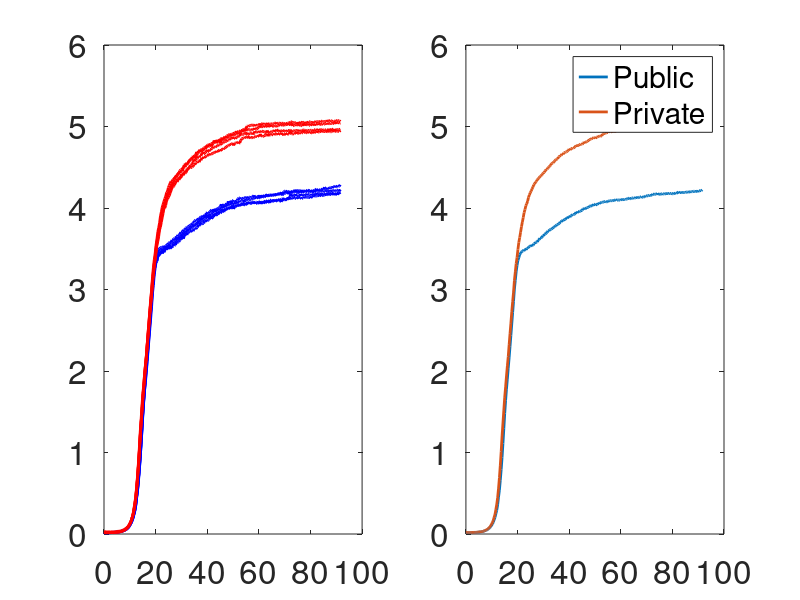
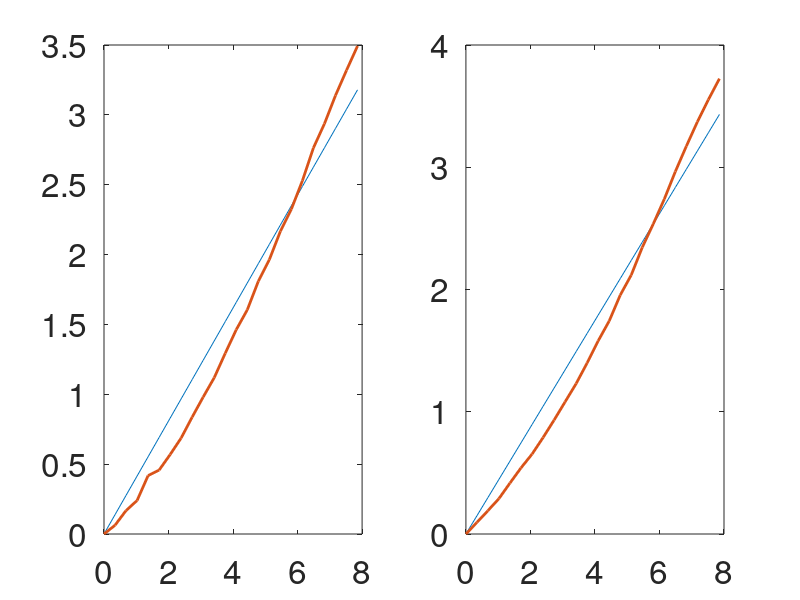

The MATLAB script that drew these images, in order:
%% clear environment
clear;
clc;

% Sheet 1 - S288C_0410_1pct_glucose_pbprch
% Sheet 2 - S288C_0410_1pct_sucrose_pbprch
% Sheet 3 - S288C_0410_diff_sucrose_pbpr

% Sheet 4 - CENPK21C_0410_diff_sucrose_pb
% Sheet 5 - CENPK21C_0410_diff_sugar_pb
% Sheet 6 - CENPK21C_0410_diff_sucrose_pbpr
% Sheet 7 - CENPK21C_0410_dot05pct_sucrose_pbpr
% Sheet 8 - CENPK21C_0410_1pct_glucose_pbpr

%% load data
load CENPK21C_0410_diff_sucrose_pbpr  
CENPK21C_0410_diff_sucrose_pbpr_pop_density = CENPK21C_0410_diff_sucrose_pbpr.CENPK21C_0410_diff_sucrose_pbpr_pop_density;
CENPK21C_0410_diff_sucrose_pbpr_time = CENPK21C_0410_diff_sucrose_pbpr.CENPK21C_0410_diff_sucrose_pbpr_time;
CENPK21C_0410_diff_sucrose_pbpr_conc_pct = CENPK21C_0410_diff_sucrose_pbpr.CENPK21C_0410_diff_sucrose_pbpr_conc_pct;

%% unit convert from cell/microliter to gram/liter
unit = 1e6 * 4.6e-11;

%% S288C_0410_1pct_glucose_pbprch
pop_density_gL = CENPK21C_0410_diff_sucrose_pbpr_pop_density.*unit;
time = CENPK21C_0410_diff_sucrose_pbpr_time;
conc_pct = CENPK21C_0410_diff_sucrose_pbpr_conc_pct;
species = {'Public','Private'};

%% figure 1
pop_density_gL_mean = [];
re_exp_num = 4;
species_num = 2;
color_list = ['b','r','k','g'];

figure(9)
subplot(1,2,1)
for i = 1:species_num 
    for j = re_exp_num*(i-1)+1:re_exp_num*i
        plot(time,pop_density_gL(j,:),'LineWidth',2,'Color',color_list(i));
        %plot(time,log10(pop_density_gL(j,:)),'LineWidth',2,'Color',color_list(i));
        hold on
    end
end 
set(gca,'FontSize',24)

for i = 1:species_num   
    pop_density_gL_mean_unit = zeros(1,length(pop_density_gL));
    for j = re_exp_num*(i-1)+1:re_exp_num*(i-1)+re_exp_num
        pop_density_gL_mean_unit = pop_density_gL_mean_unit + pop_density_gL(j,:);
    end
    pop_density_gL_mean = [pop_density_gL_mean;pop_density_gL_mean_unit./re_exp_num];
end
subplot(1,2,2)
for i = 1:species_num
    plot(time,pop_density_gL_mean(i,:),'LineWidth',2); 
    %plot(time,log10(pop_density_gL_mean(i,:)),'LineWidth',2);    
    hold on
end
legend(species,'FontSize',24)
set(gca,'FontSize',24)

%% fitting
[~,idx_start] = max(time>=6,[],2);
[~,idx_end] = max(time>=14,[],2);

% time scale
time0 = time(idx_start:idx_end)-time(idx_start);

figure(20)
for i = 1:species_num
    subplot(1,species_num,i)
    x0 = pop_density_gL_mean(i,idx_start);
    lnxtx0 = log(pop_density_gL_mean(i,idx_start:idx_end)./x0);
    p{i} = regress(lnxtx0',time0');
    y = time0.*p{i};
    plot(time0,y,time0,lnxtx0,'LineWidth',2);
    set(gca,'FontSize',24)
    disp([species{i},': ',num2str(p{i})]);
end





